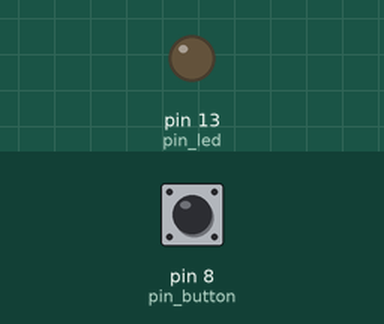
This sketch was run on a simulated Arduino Uno, built with avr-gcc and run on an emulated ATmega328P. Parts: output pins drawn as LEDs (lit = HIGH). Inputs (shaded band) come from the test bench; at power-on: pin 8 (pin_button) HIGH.

Above: at 1.2 s.
1.3 s: pin 8 (pin_button) pulled LOW for 0.15 s
At 2.7 s:
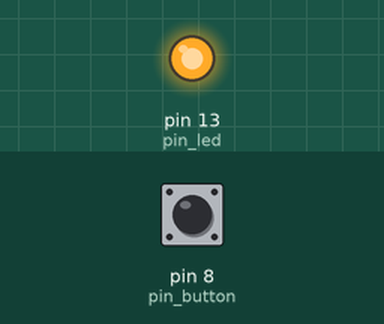
3.0 s: pin 8 (pin_button) pulled LOW for 1 s
At 4.6 s:
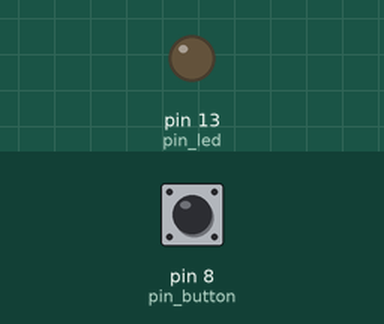
5.5 s: pin 8 (pin_button) pulled LOW for 3.2 s
At 9.4 s:
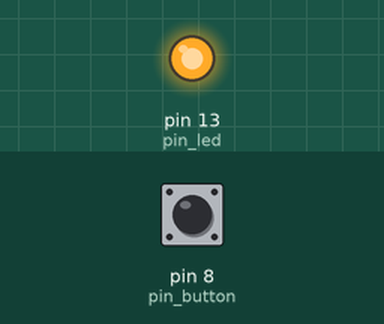
Timing chart, 0 to 10.9 s (numbered marks = the images above; inputs shaded):
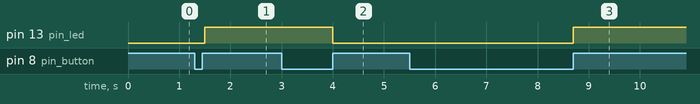

The sketch:

led_button.ino
```cpp
#define pin_led 13
#define pin_button 8

bool last_state = true;
bool state_led = false;

void setup (){
	pinMode(pin_led, OUTPUT);
	pinMode(pin_button, INPUT_PULLUP);
}

void loop (){

// botão apertado  = LOW
// botão solto = HIGH

// HIGH = true = 1
// LOW = false = 0

  if(!digitalRead(pin_button)){ // Botão pressionado
    last_state = false;
    delay(100);
  }

  if (digitalRead(pin_button) && !last_state){
     state_led = !state_led;
     last_state = true;
  }

	digitalWrite(pin_led, state_led);

}
```

Measured:
- after the input at 1.3 s, pin 13 (pin_led): LOW → HIGH after 0.20 s
- after the input at 3.0 s, pin 13 (pin_led): HIGH → LOW after 1.0 s
- after the input at 5.5 s, pin 13 (pin_led): LOW → HIGH after 3.2 s
